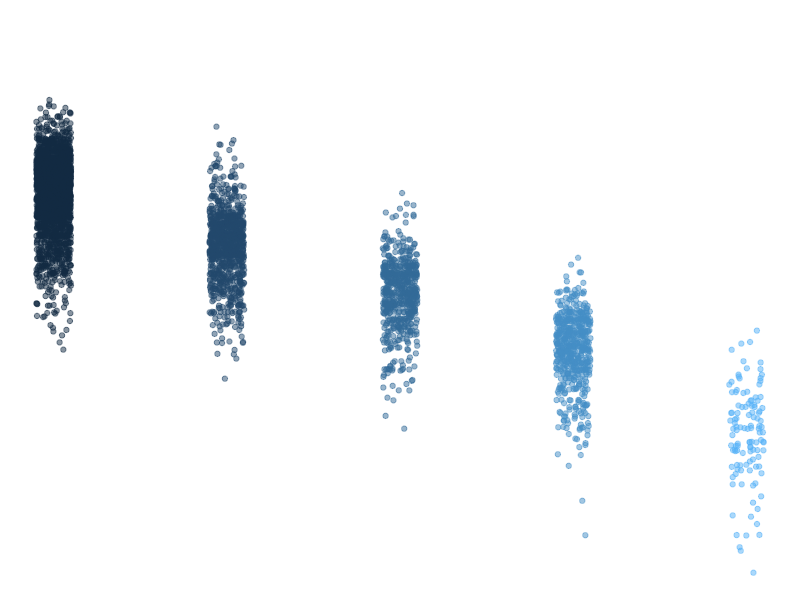

Generate this figure with R:
## ---- chunk 1
knitr::opts_chunk$set(echo = TRUE)
library(tidyverse)
## ---- chunk 2
summary(storms)
## ---- chunk 3
names(storms)
## ---- chunk 4
ggplot(data = storms, aes(x = category, y = pressure)) +
  geom_jitter(width = 0.1, 
              alpha = 0.5,
              aes(color = category),
              show.legend = FALSE) +
  labs(x = "StorM CategorRY", 
       y = "Air pressure at storm center (millibars)"
       ) +
  theme_void()
